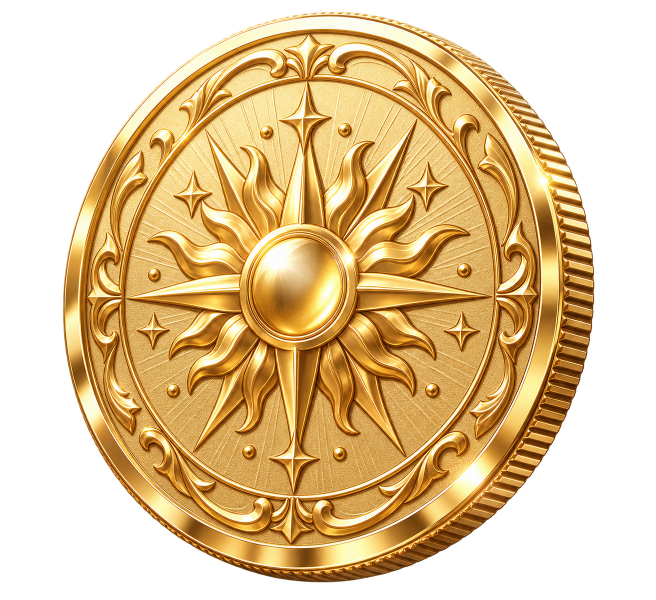
#> input picture 完整游戏模版/全游戏模版/F34_Aurum_Atelier_v1.0.0/art-source/raw/award-coin.png, 1312 x 1199 px, found by its file name (shown at 1/2 size)
$ python prepare_award_coin.py
#> lines starting #> are read from the running program, lines starting #| are printed output that depends on the picture
"""Derive the moving coin from F44's original CC Switch raster.

The engraved source is preserved. A premultiplied Lanczos downsample removes
high-frequency aliasing when the coin rotates at a 25–45px phone display size;
no icon geometry, new artwork or source repainting is introduced.
"""
from pathlib import Path
from PIL import Image

ROOT = Path(__file__).resolve().parents[1]
SOURCE = ROOT / 'assets/resources/art/award-coin.png'
TARGET = ROOT / 'assets/resources/art/award-coin-flight.png'
image = Image.open(SOURCE).convert('RGBA')
#> image is the input picture: PIL image 1312x1199 RGBA; mean R, G, B, A 127.7, 98.6, 52.6, 152.6
width = 192
image.resize((width, round(width * image.height / image.width)), Image.Resampling.LANCZOS).save(TARGET, optimize=True)
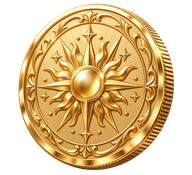
#> saved as award-coin-flight.png: PIL image 192x175 RGBA; mean R, G, B, A 128.7, 99.2, 52.8, 152.7; transparent parts drawn white
print(f'{SOURCE.name} {image.size} -> {TARGET.name} {Image.open(TARGET).size}')
#| award-coin.png (1312, 1199) -> award-coin-flight.png (192, 175)

$ run again, with 完整游戏模版/全游戏模版/F34_Aurum_Atelier_v1.0.0/art-source/raw/award-pearl-room.png copied over 完整游戏模版/全游戏模版/F34_Aurum_Atelier_v1.0.0/art-source/raw/award-coin.png
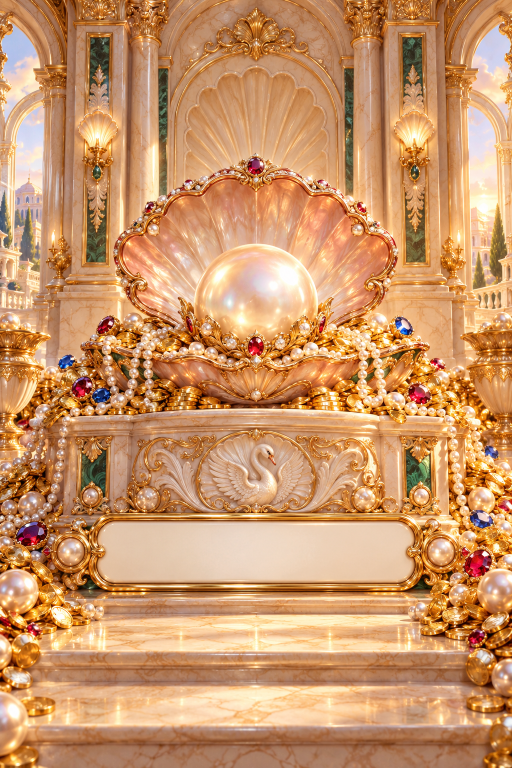
#> input picture 完整游戏模版/全游戏模版/F34_Aurum_Atelier_v1.0.0/art-source/raw/award-pearl-room.png, 1024 x 1536 px, found by its file name (shown at 1/2 size)
#> image is the input picture: PIL image 1024x1536 RGBA; mean R, G, B, A 202.5, 149.4, 104.6, 255
#> `image.resize((width, round(width * image.height / image.width)), Image..`:
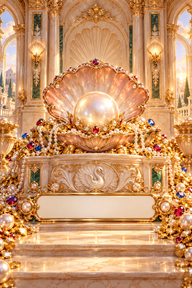
#> saved as award-coin-flight.png: PIL image 192x288 RGBA; mean R, G, B, A 202.5, 149.4, 104.7, 255
#| award-coin.png (1024, 1536) -> award-coin-flight.png (192, 288)

$ run again, with 完整游戏模版/全游戏模版/F34_Aurum_Atelier_v1.0.0/art-source/raw/award-ruby-room.png copied over 完整游戏模版/全游戏模版/F34_Aurum_Atelier_v1.0.0/art-source/raw/award-coin.png
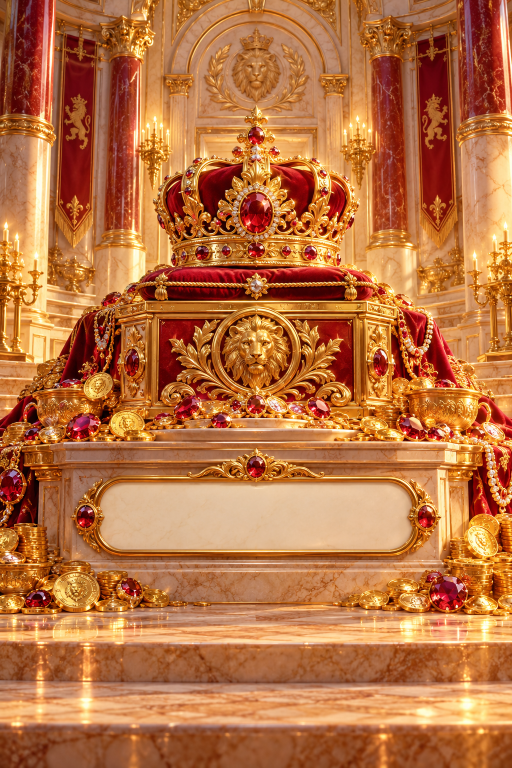
#> input picture 完整游戏模版/全游戏模版/F34_Aurum_Atelier_v1.0.0/art-source/raw/award-ruby-room.png, 1024 x 1536 px, found by its file name (shown at 1/2 size)
#> image is the input picture: PIL image 1024x1536 RGBA; mean R, G, B, A 185, 113.6, 65, 255
#> `image.resize((width, round(width * image.height / image.width)), Image..`:
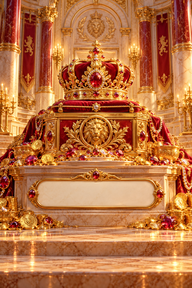
#> saved as award-coin-flight.png: PIL image 192x288 RGBA; mean R, G, B, A 185, 113.7, 65.1, 255
#| award-coin.png (1024, 1536) -> award-coin-flight.png (192, 288)
